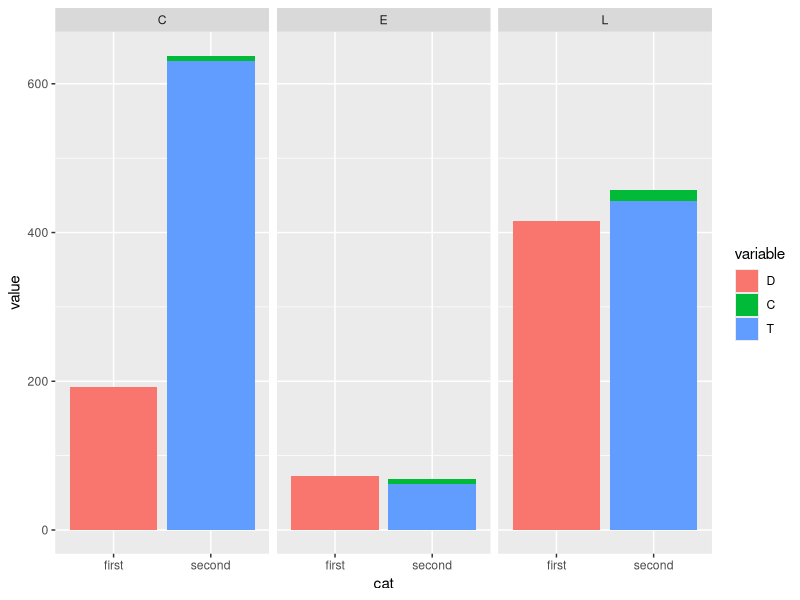

Write R code to recreate this figure.
## stacked bars within grouped bar chart
test  <- data.frame(Type=c("C", "L", "E"), 
                    D=c(192,416,73),     
                    C=c(8,15,6) , 
                    T=c(630,442,62)) 

library(reshape2) # for melt
library(ggplot2)

melted <- melt(test, "Type")


melted$cat <- ''
melted[melted$variable == 'D',]$cat <- "first"
melted[melted$variable != 'D',]$cat <- "second"

ggplot(melted, aes(x = cat, y = value, fill = variable)) + 
  geom_bar(stat = 'identity', position = 'stack') + facet_grid(~ Type)

